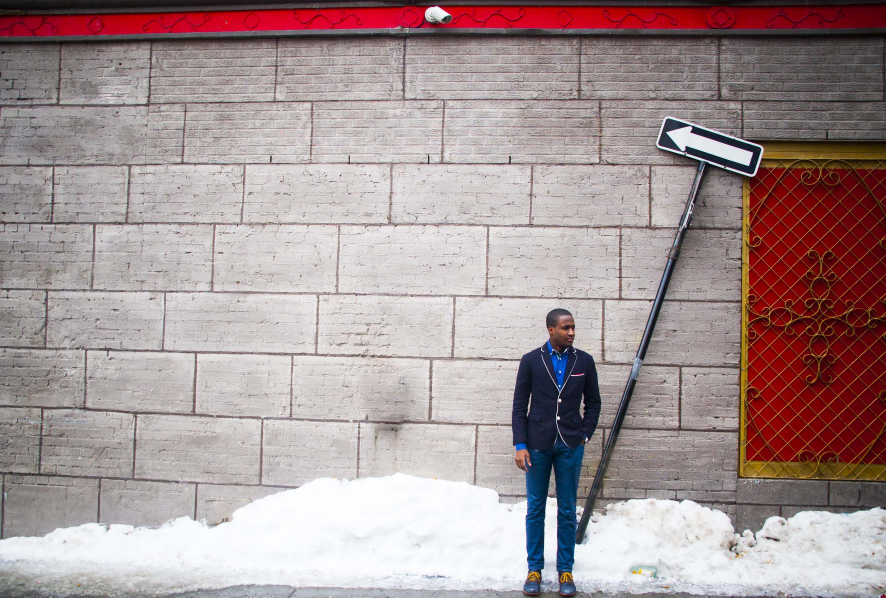
#> input picture 15.JPG, 2658 x 1793 px, found by its file name (shown at 1/3 size)
$ python CS5330-Individual_Activity_1.py
#> lines starting #> are read from the running program, lines starting #| are printed output that depends on the picture
"""
Author: Peter Idoko

Date: 2025-01-16

Purpose: Program that uploads an image using OpenCV,
displays the image, resizes the image, displays the resized image,
rotates the resized image, and displays the rotated image.
"""

# Import OpenCV, requests, os and matplotlib modules
import cv2 as cv # For clarity
import requests # For fetching urls
import os # For interacting with the Google Collab OS
import matplotlib.pyplot as plt

# URL of the image
url = "https://raw.githubusercontent.com/pidoko/CS5330/refs/heads/main/15.JPG"

# Fetch the image from the Github url using requests
# Requests offers more intuitive use than urllib.requests
response = requests.get(url)

# Check HTTP response from server
if response.status_code != 200:
  raise Exception("Fetching file from Github unsuccessful!")

# Save the file in the Google Collab temp environment
image_path = "15.jpg"
# Open using write mode, then save in binary mode, and return file object
with open(image_path, "wb") as picture:
  picture.write(response.content)

# Check if the save is successful
if not os.path.exists(image_path):
  raise FileNotFoundError("The image could not be saved on Google Collab")

# Load the image in Google Collab
image = cv.imread(image_path)
#> image is the input picture: shape (1793, 2658, 3); mean B, G, R 149.6, 148.9, 166.2

# Check if the image was loaded correctly
if image is None:
  raise ValueError("The image could not be loaded on Google Collab")

# Function to dynamically display an image using matplotlib
def show_image(pic, title):
  # Scale the picture's width and height from pixels to inches
  # for figsize using a dpi of 100
  fig_width = pic.shape[1] / 100
  fig_height = pic.shape[0] / 100
  plt.figure(figsize=(fig_width, fig_height))
  # Convert image from BGR format to RGB for matplotlib
  plt.imshow(cv.cvtColor(pic, cv.COLOR_BGR2RGB))
  plt.title(title)
  # x and y axis need not be shown for this image
  plt.axis('off')
  plt.show()

# Get the loaded image's height and width
original_height, original_width = image.shape[:2]
#> original_height = 1793; original_width = 2658

# Show the image
show_image(image, f"Github Image! ({original_width} X {original_height})")

# While maintaining aspect ratio, resize to height of 300 pixels
aspect_ratio = original_width / original_height
#> aspect_ratio = 1.48
target_height = 300
new_width = int(target_height * aspect_ratio)
#> new_width = 444
resized_image = cv.resize(image, (new_width, target_height),
                          interpolation=cv.INTER_AREA)
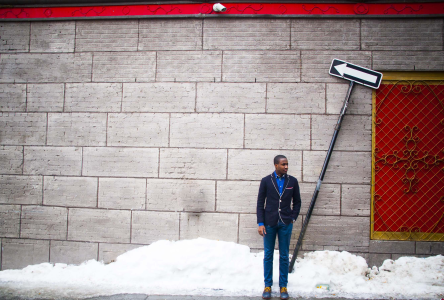
#> resized_image: shape (300, 444, 3); mean B, G, R 149.6, 148.9, 166.2

# Show the resized image
show_image(resized_image,
           f"Resized Github Image! ({new_width} X {target_height})")

# Rotate the image upside down
rotated_image = cv.rotate(resized_image, cv.ROTATE_180)
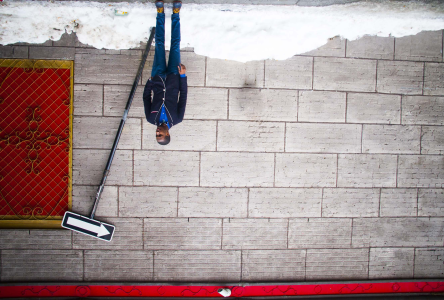
#> rotated_image: shape (300, 444, 3); mean B, G, R 149.6, 148.9, 166.2

# Show the rotated and resized image
show_image(rotated_image,
           f"Rotated Github Image! ({new_width} X {target_height})")

$ run again, with The_dress.jpg copied over 15.JPG
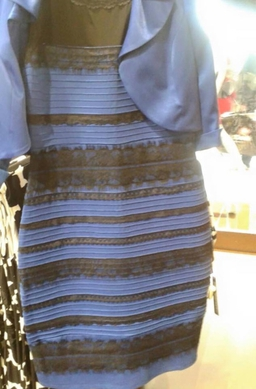
#> input picture The_dress.jpg, 256 x 389 px, found by its file name
#> image is the input picture: shape (389, 256, 3); mean B, G, R 138.2, 135.5, 137.2
#> `resized_image = cv.resize(image, (new_width, target_height), interpola..`:
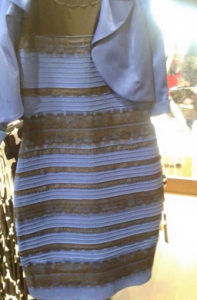
#> resized_image: shape (300, 197, 3); mean B, G, R 138.2, 135.5, 137.2
#> `rotated_image = cv.rotate(resized_image, cv.ROTATE_180)`:
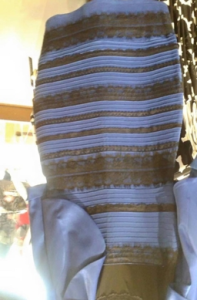
#> rotated_image: shape (300, 197, 3); mean B, G, R 138.2, 135.5, 137.2
